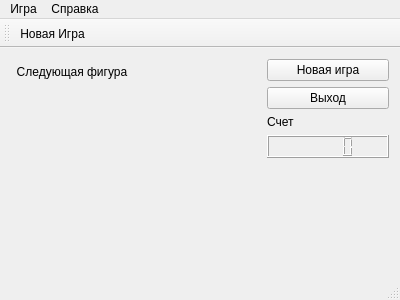
<?xml version="1.0" encoding="UTF-8"?>
<ui version="4.0">
 <class>MainWindow</class>
 <widget class="QMainWindow" name="MainWindow">
  <property name="geometry">
   <rect>
    <x>0</x>
    <y>0</y>
    <width>400</width>
    <height>300</height>
   </rect>
  </property>
  <property name="windowTitle">
   <string>MainWindow</string>
  </property>
  <widget class="QWidget" name="centralWidget">
   <layout class="QHBoxLayout" name="horizontalLayout">
    <item>
     <layout class="QVBoxLayout" name="verticalLayout">
      <item>
       <widget class="QLabel" name="label_2">
        <property name="text">
         <string>Следующая фигура</string>
        </property>
        <property name="alignment">
         <set>Qt::AlignCenter</set>
        </property>
       </widget>
      </item>
      <item>
       <widget class="NextFigure2" name="frame" native="true"/>
      </item>
      <item>
       <spacer name="verticalSpacer_2">
        <property name="orientation">
         <enum>Qt::Vertical</enum>
        </property>
        <property name="sizeType">
         <enum>QSizePolicy::Maximum</enum>
        </property>
        <property name="sizeHint" stdset="0">
         <size>
          <width>20</width>
          <height>150</height>
         </size>
        </property>
       </spacer>
      </item>
     </layout>
    </item>
    <item>
     <widget class="Glass" name="widget" native="true">
      <property name="focusPolicy">
       <enum>Qt::StrongFocus</enum>
      </property>
      <property name="autoFillBackground">
       <bool>false</bool>
      </property>
      <property name="rows" stdset="0">
       <number>20</number>
      </property>
      <property name="columns" stdset="0">
       <number>10</number>
      </property>
     </widget>
    </item>
    <item>
     <layout class="QVBoxLayout" name="verticalLayout_2">
      <item>
       <widget class="QPushButton" name="pushButtonNew">
        <property name="text">
         <string>Новая игра</string>
        </property>
       </widget>
      </item>
      <item>
       <widget class="QPushButton" name="pushButtonExit">
        <property name="text">
         <string>Выход</string>
        </property>
       </widget>
      </item>
      <item>
       <widget class="QLabel" name="label">
        <property name="text">
         <string>Счет</string>
        </property>
       </widget>
      </item>
      <item>
       <widget class="QLCDNumber" name="lcdNumber"/>
      </item>
      <item>
       <spacer name="verticalSpacer">
        <property name="orientation">
         <enum>Qt::Vertical</enum>
        </property>
        <property name="sizeHint" stdset="0">
         <size>
          <width>20</width>
          <height>40</height>
         </size>
        </property>
       </spacer>
      </item>
     </layout>
    </item>
   </layout>
  </widget>
  <widget class="QMenuBar" name="menuBar">
   <property name="geometry">
    <rect>
     <x>0</x>
     <y>0</y>
     <width>400</width>
     <height>20</height>
    </rect>
   </property>
   <widget class="QMenu" name="menu">
    <property name="title">
     <string>Игра</string>
    </property>
    <addaction name="action_NewGame"/>
   </widget>
   <widget class="QMenu" name="menu_2">
    <property name="title">
     <string>Справка</string>
    </property>
   </widget>
   <addaction name="menu"/>
   <addaction name="menu_2"/>
  </widget>
  <widget class="QToolBar" name="mainToolBar">
   <attribute name="toolBarArea">
    <enum>TopToolBarArea</enum>
   </attribute>
   <attribute name="toolBarBreak">
    <bool>false</bool>
   </attribute>
   <addaction name="action_NewGame"/>
  </widget>
  <widget class="QStatusBar" name="statusBar"/>
  <action name="action_NewGame">
   <property name="text">
    <string>&amp;Новая Игра</string>
   </property>
   <property name="toolTip">
    <string>Новая игра</string>
   </property>
  </action>
 </widget>
 <layoutdefault spacing="6" margin="11"/>
 <customwidgets>
  <customwidget>
   <class>Glass</class>
   <extends>QWidget</extends>
   <header>glass.h</header>
   <container>1</container>
   <slots>
    <signal>drawPattern(Figure*)</signal>
    <signal>setScore(int)</signal>
    <slot>slotNewGame()</slot>
   </slots>
  </customwidget>
  <customwidget>
   <class>NextFigure2</class>
   <extends>QWidget</extends>
   <header>nextfigure2.h</header>
   <container>1</container>
   <slots>
    <slot>slotNextFigure(Figure*)</slot>
   </slots>
  </customwidget>
 </customwidgets>
 <resources/>
 <connections>
  <connection>
   <sender>pushButtonExit</sender>
   <signal>clicked()</signal>
   <receiver>MainWindow</receiver>
   <slot>close()</slot>
   <hints>
    <hint type="sourcelabel">
     <x>329</x>
     <y>95</y>
    </hint>
    <hint type="destinationlabel">
     <x>199</x>
     <y>149</y>
    </hint>
   </hints>
  </connection>
  <connection>
   <sender>action_NewGame</sender>
   <signal>triggered()</signal>
   <receiver>widget</receiver>
   <slot>slotNewGame()</slot>
   <hints>
    <hint type="sourcelabel">
     <x>-1</x>
     <y>-1</y>
    </hint>
    <hint type="destinationlabel">
     <x>199</x>
     <y>162</y>
    </hint>
   </hints>
  </connection>
  <connection>
   <sender>pushButtonNew</sender>
   <signal>clicked()</signal>
   <receiver>action_NewGame</receiver>
   <slot>trigger()</slot>
   <hints>
    <hint type="sourcelabel">
     <x>329</x>
     <y>68</y>
    </hint>
    <hint type="destinationlabel">
     <x>-1</x>
     <y>-1</y>
    </hint>
   </hints>
  </connection>
  <connection>
   <sender>widget</sender>
   <signal>drawPattern(Figure*)</signal>
   <receiver>frame</receiver>
   <slot>slotNextFigure(Figure*)</slot>
   <hints>
    <hint type="sourcelabel">
     <x>162</x>
     <y>185</y>
    </hint>
    <hint type="destinationlabel">
     <x>70</x>
     <y>111</y>
    </hint>
   </hints>
  </connection>
  <connection>
   <sender>widget</sender>
   <signal>setScore(int)</signal>
   <receiver>lcdNumber</receiver>
   <slot>display(int)</slot>
   <hints>
    <hint type="sourcelabel">
     <x>218</x>
     <y>126</y>
    </hint>
    <hint type="destinationlabel">
     <x>314</x>
     <y>139</y>
    </hint>
   </hints>
  </connection>
 </connections>
</ui>
